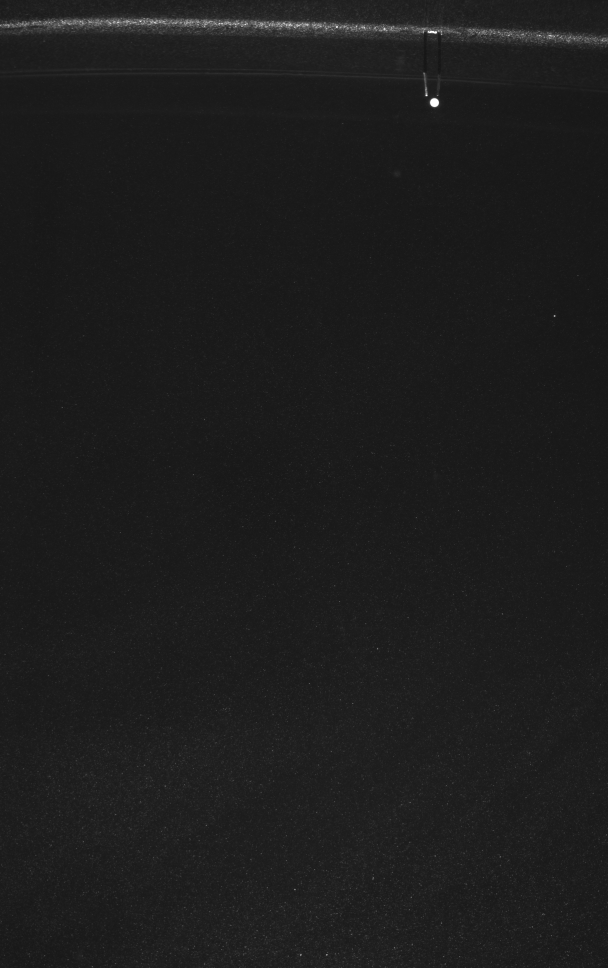
%> input picture img (1).tif, 1216 x 1936 px (shown at 1/2 size); its folder holds 3 pictures in this run
$ octave Estimation_code.m   (GNU Octave 9; MATLAB toolbox functions it lacks are replaced by stand-ins)
%> lines starting %> are read from the running program, lines starting %| are printed output that depends on the picture
clc
close all
clear all

% example images are one of N1 settling results (Nylon 3/32", specific
% gravity of 1.12)

% read image
a=dir('*.tif');
num_img = numel(a); % # of tif images

for ii=1:num_img
    s = strcat('img (',num2str(ii),').tif');
    b = imread(s);
%> b is the input picture: size 1936x1216 uint16; min 20, max 255, mean 29.1
    img_3d(:,:,ii) = uint8(b(:,:)); %stack of images
end

% remove background
bg_img = min(img_3d,[],3); % background image
img_bgr = img_3d -bg_img;  % Background removed img (bgr:background removed)
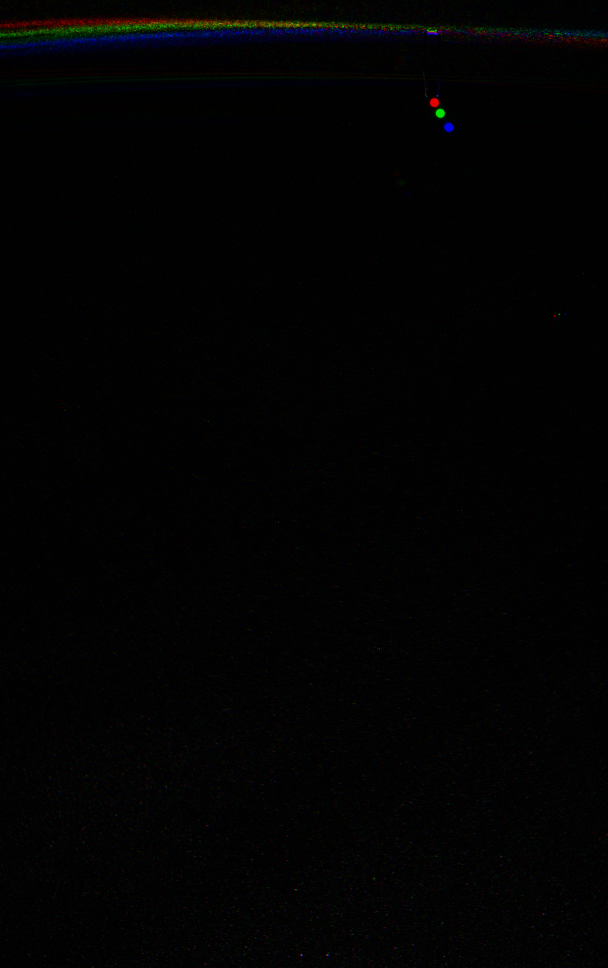
%> img_bgr: size 1936x1216x3 uint8 (shown at 1/2 size); mean R, G, B 2.2, 2.2, 2.3

imshow(img_bgr(:,:,1))
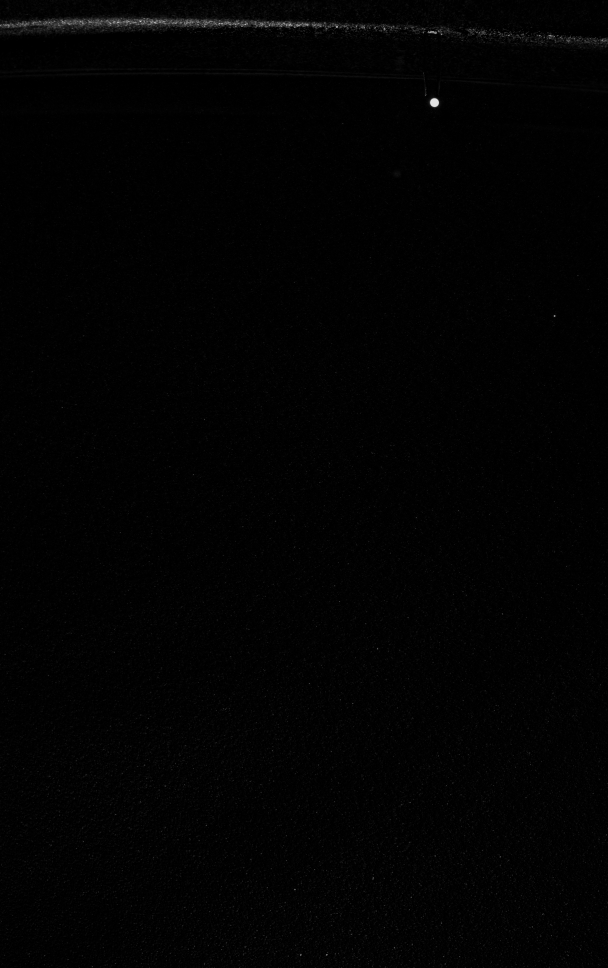
%> displayed picture: size 1936x1216, on the screen's scale of 0 to 255 (shown at 1/2 size); min 0, max 231, mean 2.2

%% Centroid Detection via Hough Transform (imfindcircles)
clc;
close all;

% Extract dimensions from the image stack
[num_x, num_z, num_img] = size(img_3d);
%> num_x = 1936; num_z = 1216; num_img = 3

% Sampling parameters
freq = 20;            % Sampling frequency (Hz)
dt = 1 / freq;        % Sampling interval (s)

% Spatial resolution (pixels per millimeter)
px_mm = 714 / 100;    % Based on magnification

% Sphere radius in pixels (3/32 inch = 2.38 mm diameter)
radius_mm = 25.4 / 32 * 3 / 2;         % Radius in mm
radi_px = radius_mm * px_mm;          % Radius in pixels

% Radius range for circle detection (rounded to nearest integers)
r_min = radi_px * 1 - 2;
r_max = radi_px * 2;
r_range = [floor(r_min), floor(r_max)];

% Initialize tracking variables
num_loop = 0;         % Counter for frames with multiple detected candidates
centroid = nan(num_img, 2);   % Centroid coordinates [x, z]
%> centroid = [NaN NaN; NaN NaN; NaN NaN]
prtc_dia = nan(num_img, 1);   % Particle diameter [px]
%> prtc_dia = [NaN; NaN; NaN]

% Centroid estimation loop
for ii = 1:num_img
    frame = double(img_bgr(:, :, ii));  % Convert to double for processing

    % Detect circular features within the defined radius range
    [centers, radii] = imfindcircles(frame, r_range);

    if numel(radii) > 1
        % More than one candidate detected — select the largest
        num_loop = num_loop + 1;
        num_error(num_loop, 1) = ii;

        [~, idx] = max(radii);
        centroid(ii, :) = centers(idx, :);
        prtc_dia(ii, 1) = 2 * radii(idx);
    elseif numel(radii) == 1
        % Single candidate detected
        centroid(ii, :) = centers;
        prtc_dia(ii, 1) = 2 * radii;
    end
end
%> this loop made 3 passes
%> (centers, radii) on passes 1 to 3: ([869.5 205.6; 581.5 56.46], [9.13; 9.82]), ([881 227; 444.6 57.15], [9.25; 16.18]), ([898 255; 411.2 74.51], [9.2; 10.12])
%> after the loop, centroid = [581.5 56.46; 444.6 57.15; 411.2 74.51]; num_error = [1; 2; 3]; prtc_dia = [19.64; 32.36; 20.23]
centroid(:,2) = -centroid(:,2);

%% Quality Check of Detection with Inset (Zoom-in View)
clc;
close all;

% Choose a frame to inspect detection quality
test_num = 1;
rad_prtc = prtc_dia(test_num) / 2;
%> rad_prtc = 9.82

% Main figure: full frame
figure;
imshow(img_3d(:, :, test_num));
hold on;

% Overlay estimated centroid and fitted circle
scatter(centroid(test_num, 1), -centroid(test_num, 2), 'ro', 'filled');
viscircles([centroid(test_num, 1), -centroid(test_num, 2)], rad_prtc, 'LineWidth', 1);
title(['Detection Quality: Frame ', num2str(test_num)], 'Interpreter', 'latex');

% Define zoom window around centroid
zoom_size = 50; % Half-width of the zoom-in window in pixels
x_cent = round(centroid(test_num, 1));
%> x_cent = 581
y_cent = round(-centroid(test_num, 2));
%> y_cent = 56

% Ensure the window is within image bounds
x_min = max(x_cent - zoom_size, 1);
%> x_min = 531
x_max = min(x_cent + zoom_size, size(img_3d, 2));
%> x_max = 631
y_min = max(y_cent - zoom_size, 1);
%> y_min = 6
y_max = min(y_cent + zoom_size, size(img_3d, 1));
%> y_max = 106

% Create inset axes
inset_ax = axes('Position', [0.65, 0.65, 0.25, 0.25]); % [left bottom width height]
inset_img = img_3d(y_min:y_max, x_min:x_max, test_num);
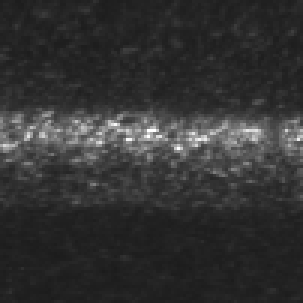
%> inset_img: size 101x101 uint8 (shown 3 times larger); min 27, max 255, mean 50.8
imshow(inset_img, 'Parent', inset_ax);
hold(inset_ax, 'on');

% Overlay circle and centroid in the inset (adjust coordinates)
scatter(inset_ax, zoom_size + 1, zoom_size + 1, 'ro', 'filled');
viscircles(inset_ax, [zoom_size + 1, zoom_size + 1], rad_prtc, 'LineWidth', 1);

% Optional: Box on inset and axis off for cleaner display
axis(inset_ax, 'off');
box(inset_ax, 'on');

set(gcf,'position',[100 100 800 500])
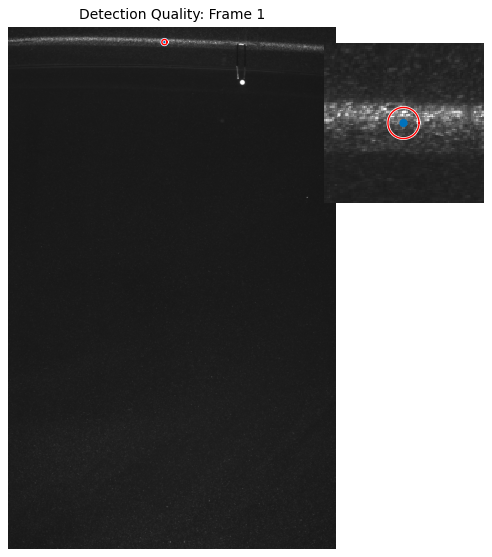
%> figure redrawn from the program's plot data, 2 panels


%% Trajectory Filtering Using Savitzky-Golay Filter with data comparison (raw vs filtered)
clc
close all
num_filter = 5;     % Window size (must be odd)
ord_filter = 2;     % Polynomial order
%> (the run ends here)
